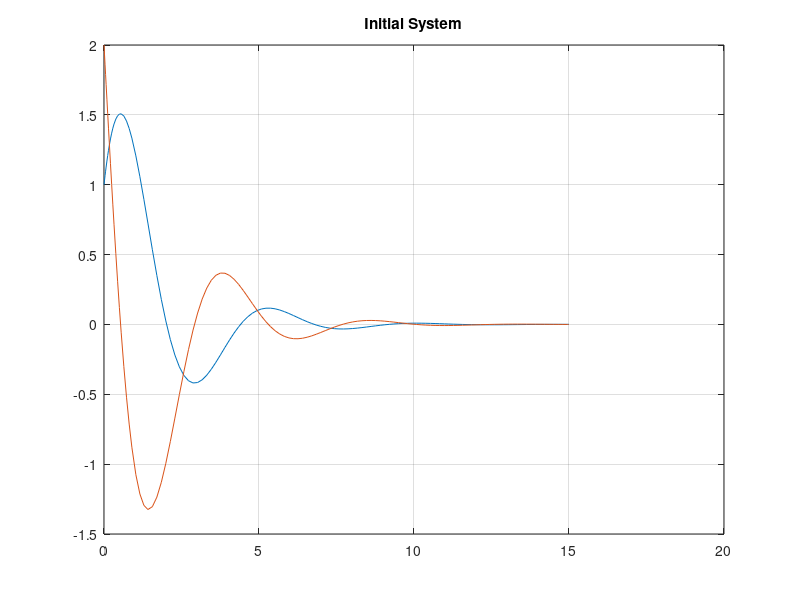
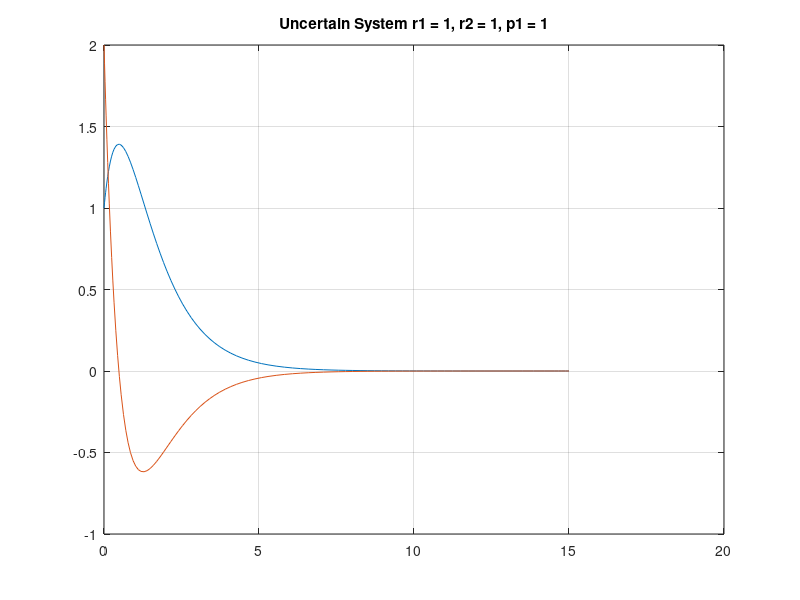
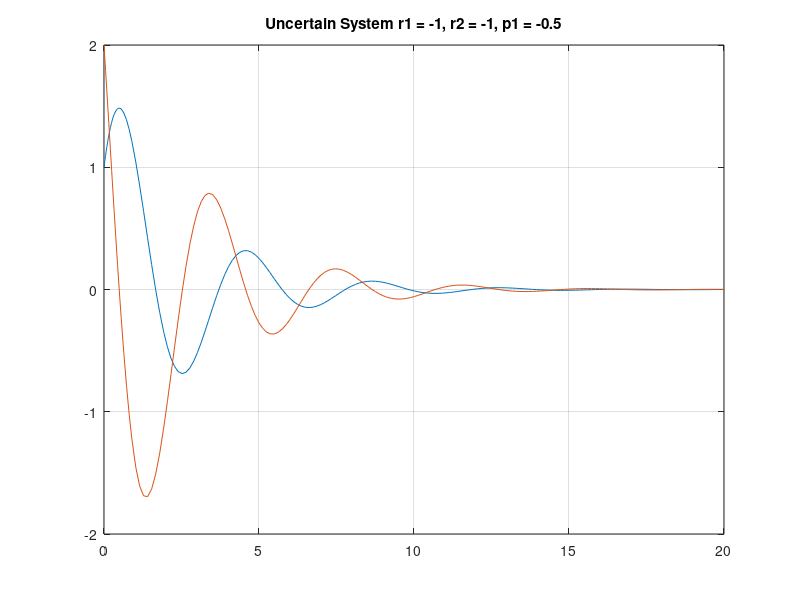

Reproduce these figures in MATLAB, in order.
function [P] = gcc_quad_bound()
    A = [0, 1; -2, 1];
    B = [0; 1];
    Q = eye(length(A));
    R = 10;

    A_t1 = [0.5, 0];
    A_t2 = [0, 0.8];
    B_t1 = 1.1;
    DA = @(r1, r2) B*(A_t1*r1 + A_t2*r2);
    DB = @(p1) B*B_t1*p1;
    Pnot = care(A, B, Q, R);

    a = 1;
    b = 1;

    theta_ = (1/a^2 + 1/a^2)*eye(size(B, 2));
    ksi_ = a^2*(A_t1')*A_t1 + a^2*(A_t2')*A_t2;
    phi_ = (1/b^2 + 1/b^2)*eye(size(B, 2));
    psi_ = b^2*R\(B_t1'*(B_t1/R));

    Q_t = Q + ksi_;
    R_t_inv = inv(R) - theta_ + phi_ + psi_;
    P = care(A, B, Q_t, inv(R_t_inv));
    Gc = @(r1, r2, p1) A + DA(r1, r2) - (B + DB(p1))*R_t_inv*B'*P;
    %eig(Gc(-1, -1, -0.5))
    makeplot(A, B, R, Pnot, Gc);
end

function dxdt = state(~, x, Gc)
    dxdt = Gc*x;
end

function makeplot(A, B, R, Pnot, Gc)
    close all;
    figure(1)
    [t, x] = ode45(@(t, x) state(t, x, A - B*(R\(B'*Pnot))), [0 15], [1; 2]);
    plot(t, x)
    title('Initial System')
    grid on;

    figure(2)
    [t, x] = ode45(@(t, x) state(t, x, Gc(1, 1, 1)), [0 15], [1; 2]);
    plot(t, x)
    title('Uncertain System r1 = 1, r2 = 1, p1 = 1')
    grid on;

    figure(3)
    [t, x] = ode45(@(t, x) state(t, x, Gc(-1, -1, -0.5)), [0 20], [1; 2]);
    plot(t, x)
    title('Uncertain System r1 = -1, r2 = -1, p1 = -0.5')
    grid on;
end
